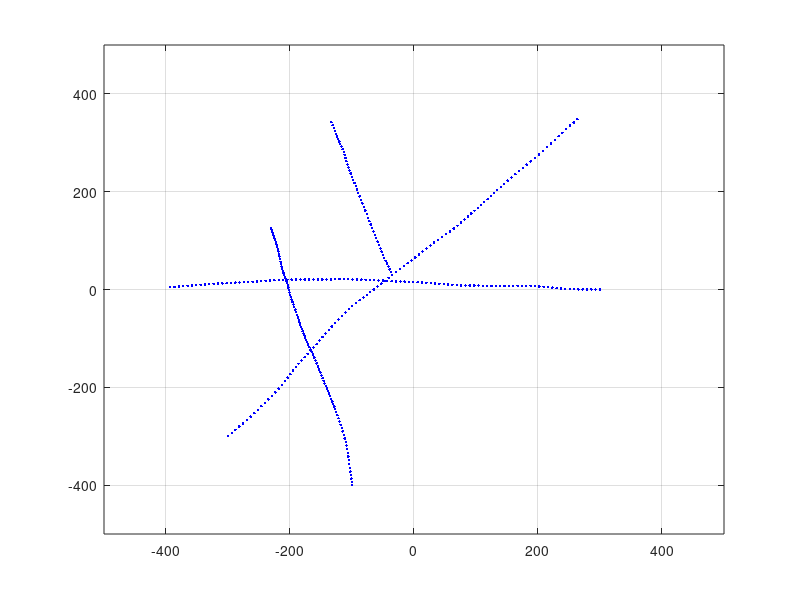
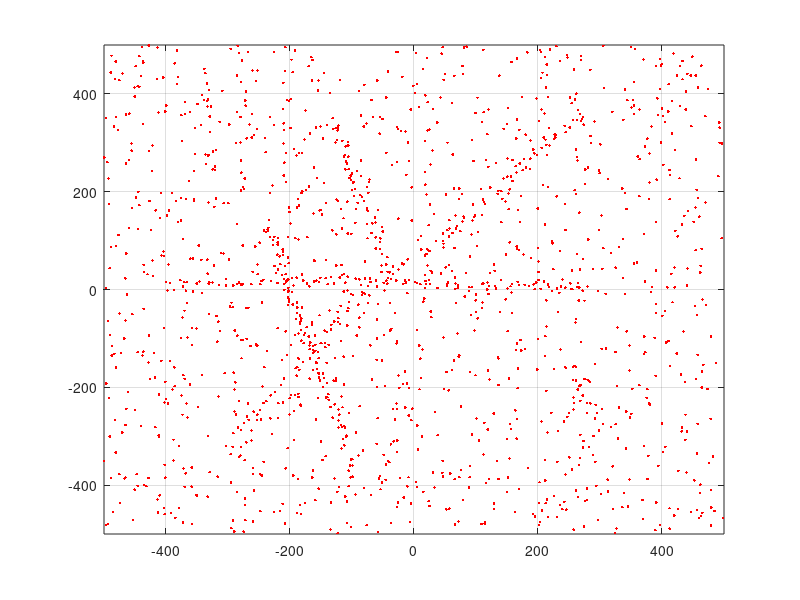

Here is the MATLAB script that generated these plots, in order:
function generate_data()
%GENERATE_DATA Summary of this function goes here
%   Generate simulated data for GMPHD filter

figure(101); clf(101); hold on; axis([-500 500 -500 500]); box on; grid on;
figure(102); clf(102); hold on; axis([-500 500 -500 500]); box on; grid on;

% Initialize targets
nTargets = 3;
simTime = 100;

for i = 1:nTargets
    target(i).x = 0;
    target(i).y = 0;
    target(i).vx = 1;
    target(i).vy = 1;
    target(i).spawn = 'n';
    target(i).spawnTime = -1;
    target(i).spawnTarget.vx = 0;
    target(i).spawnTarget.vy = 0;
end

% Initialize individual target properties
target(1).x = -100;
target(1).y = -400;
target(1).vx = 0;
target(1).vy = 7;

target(2).x = 100;
target(2).y = 400;
target(2).vx = 0;
target(2).vy = -7;
% target(2).spawn = 'y';
% target(2).spawnTime = 30;
% target(2).spawnTarget.vx = 2;
% target(2).spawnTarget.vy = -4;
target(2).x = 300;
target(2).y = 0;
target(2).vx = -7;
target(2).vy = 0;

target(3).x = -300;
target(3).y = -300;
target(3).vx = 6;
target(3).vy = 6;
target(3).spawn = 'y';
target(3).spawnTime = simTime/2;
target(3).spawnTarget.vx = -2;
target(3).spawnTarget.vy = 6;

% Initialize target states
for i = 1:nTargets
    target(i).state = [ target(i).x;...
                        target(i).vx;...
                        target(i).y;...
                        target(i).vy];
    groundTruth(i).track.x = [];
    groundTruth(i).track.y = [];
    groundTruth(i).track.t = [];
end

% Sampling time
dT = 1;

% State transition model
F = [1 dT;...
     0 1];
   
% Input control matrix or matrix for accelerative white gaussian noise
G = [dT^2; ...
    dT];
  
% For 2D systems
F = [F zeros(size(F)); zeros(size(F)) F];
G = [G zeros(size(G)); zeros(size(G)) G];

% noise factor for generating trajectories
pNoise = .05;

sensorMeasurements = {};
for i = 1:simTime
  sensor.xMeas = [];
  sensor.yMeas = [];
  
  for i_targetCounter = 1:nTargets
    figure(101); hold on;
    plot(target(i_targetCounter).state(1), target(i_targetCounter).state(3),'.b');
    groundTruth(i_targetCounter).track.x = [groundTruth(i_targetCounter).track.x    target(i_targetCounter).state(1)];
    groundTruth(i_targetCounter).track.y = [groundTruth(i_targetCounter).track.y    target(i_targetCounter).state(3)];
    groundTruth(i_targetCounter).track.t = [groundTruth(i_targetCounter).track.t    i];
    
    if(target(i_targetCounter).spawn=='y' & target(i_targetCounter).spawnTime==i)
      nTargets = nTargets + 1;
      target(nTargets).x = target(i_targetCounter).state(1);
      target(nTargets).y = target(i_targetCounter).state(3);
      target(nTargets).vx = target(i_targetCounter).spawnTarget.vx;
      target(nTargets).vy = target(i_targetCounter).spawnTarget.vy;
      target(nTargets).spawn = 'n';
      target(nTargets).spawnTime = -1;
      target(nTargets).spawnTarget.vx = 0;
      target(nTargets).spawnTarget.vy = 0;
      target(nTargets).state = [ target(nTargets).x;...
                          target(nTargets).vx;...
                          target(nTargets).y;...
                          target(nTargets).vy];
        groundTruth(nTargets).track.x = [];
        groundTruth(nTargets).track.y = [];
        groundTruth(nTargets).track.t = [];
    end
    
    SQRT = sqrt(target(i_targetCounter).state(2)^2 + target(i_targetCounter).state(4)^2);
    pNoiseX = pNoise * target(i_targetCounter).state(2)/SQRT + .05;
    pNoiseY = pNoise * target(i_targetCounter).state(4)/SQRT + .05;

    wk = [pNoiseX;pNoiseY] .* wgn(2,1,10);
    target(i_targetCounter).state = F * target(i_targetCounter).state+ G * wk;
    
    if rand < .95 % Pdetection
      sensor.xMeas = [sensor.xMeas target(i_targetCounter).state(1)+5*randn];
      sensor.yMeas = [sensor.yMeas target(i_targetCounter).state(3)+5*randn];
    end
  end
  
  PRN = poissrnd(12.5);
  disp(['PRN is ' num2str(PRN)])
  for i_randCounter = 1:PRN
    sensor.xMeas = [sensor.xMeas -500+1000*rand];
    sensor.yMeas = [sensor.yMeas -500+1000*rand];
  end
  % Add random noise points
%   for i_randCounter = 1:floor(rand*5)
%     sensor.xMeas = [sensor.xMeas -500+1000*rand];
%     sensor.yMeas = [sensor.yMeas -500+1000*rand];
%   end
  pause(.01);
  sensorMeasurements{i} = sensor;
  figure(102); hold on;
  plot(sensor.xMeas,sensor.yMeas,'.r');
end

save('measurements.mat', 'sensorMeasurements', 'groundTruth');

% disp('Press any key to continue'); pause;
% figure(101); clf(101); box on; grid on; hold on;
% figure(102); clf(102); box on; grid on; hold on;

end
